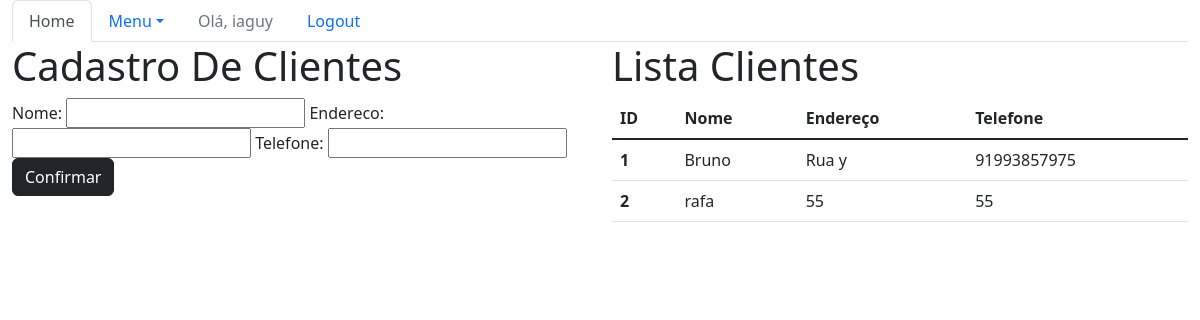
/sistema/pessoas/ (signed in), run on an earlier commit of the app's database.
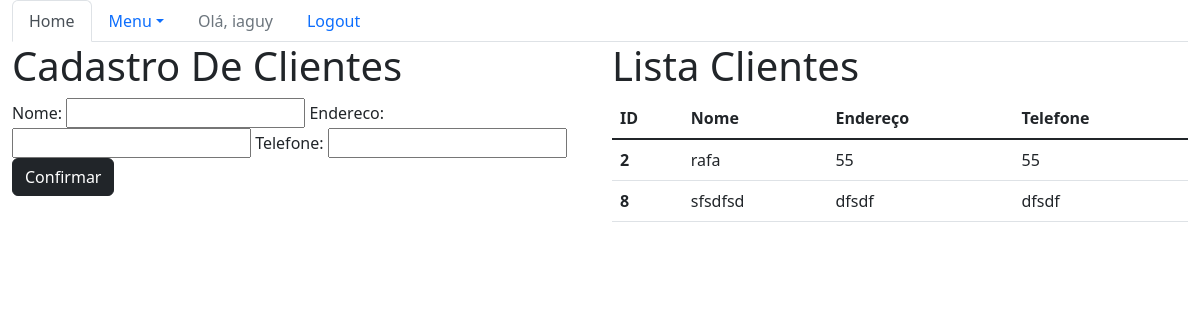
And on a later commit of the database.
### core/models.py (models this page shows, shortened)
class Pessoa(models.Model):
    nome = models.CharField(max_length=100)
    endereco = models.CharField(max_length=200)
    telefone = models.CharField(max_length=20)

### core/views.py (the view)
# urls.py: path('pessoas/', lista_pessoas, name='core_lista_pessoas'),
@login_required
def lista_pessoas(request):
    pessoas = Pessoa.objects.all()
    form = PessoaForm()
    data = {'pessoas': pessoas, 'form': form}
    return render(request, 'core/lista_pessoas.html', data)

### core/forms.py
class PessoaForm(ModelForm):
    class Meta:
        model = Pessoa
        fields = '__all__'

### core/templates/core/lista_pessoas.html (shortened to what this page needs)
{% extends 'base.html' %}
{% load bootstrap %}
{% block menu %}
    <ul class="nav nav-tabs">
        <li class="nav-item">
        <a class="nav-link active" aria-current="page" href="{% url 'core_home' %}">Home</a>
        </li>
        <li class="nav-item dropdown">
        <a class="nav-link dropdown-toggle" data-bs-toggle="dropdown" href="#" role="button" aria-expanded="false">Menu</a>
        {% if user.is_authenticated %}
            <li class="nav-item">
                <a class="nav-link disabled" href="#">Olá, {{ user }}</a>
            </li>
            </li>
            <li class="nav-item">
                <a class="nav-link" href="{% url 'logout' %}">Logout</a>
            </li>
        {% else %}
            </li>
                <li class="nav-item">
                    <a class="nav-link" href="{% url 'login' %}">Login</a>
                </li>
        {% endif %}
    </ul>
{% endblock menu %}
{% block main %}
<div class="row">
    <div class="col-sm-6">
        <h1>Cadastro De Clientes</h1>
        <form action="{% url 'core_pessoa_novo'%}" method="POST">
            {{ form|bootstrap }}
            <button type="submit" class="btn btn-dark">Confirmar</button>
        </form>
    </div>
    <div class="col-sm-6">
        <h1>Lista Clientes</h1>
        <table class="table">
            <thead>
              <tr>
                <th scope="col">ID</th>
                <th scope="col">Nome</th>
                <th scope="col">Endereço</th>
                <th scope="col">Telefone</th>
              </tr>
            </thead>
            <tbody>
                {% for pessoa in pessoas %}
                    <tr>
                        <th scope="row">{{pessoa.id}}</th>
                        <td><a href="{% url 'core_pessoa_update' pessoa.id%}">{{pessoa.nome}}</a></td>
                        <td>{{pessoa.endereco}}</td>
                        <td>{{pessoa.telefone}}</td>
                    </tr>
                {% endfor %}
            </tbody>
          </table>
    </div>
</div>
{% endblock %}

What changed in the data, as far as the page shows it:
removed Pessoa: id "1", nome "Bruno", endereco "Rua y", telefone "91993857975"
added Pessoa: id "8", nome "sfsdfsd", endereco "dfsdf", telefone "dfsdf"
